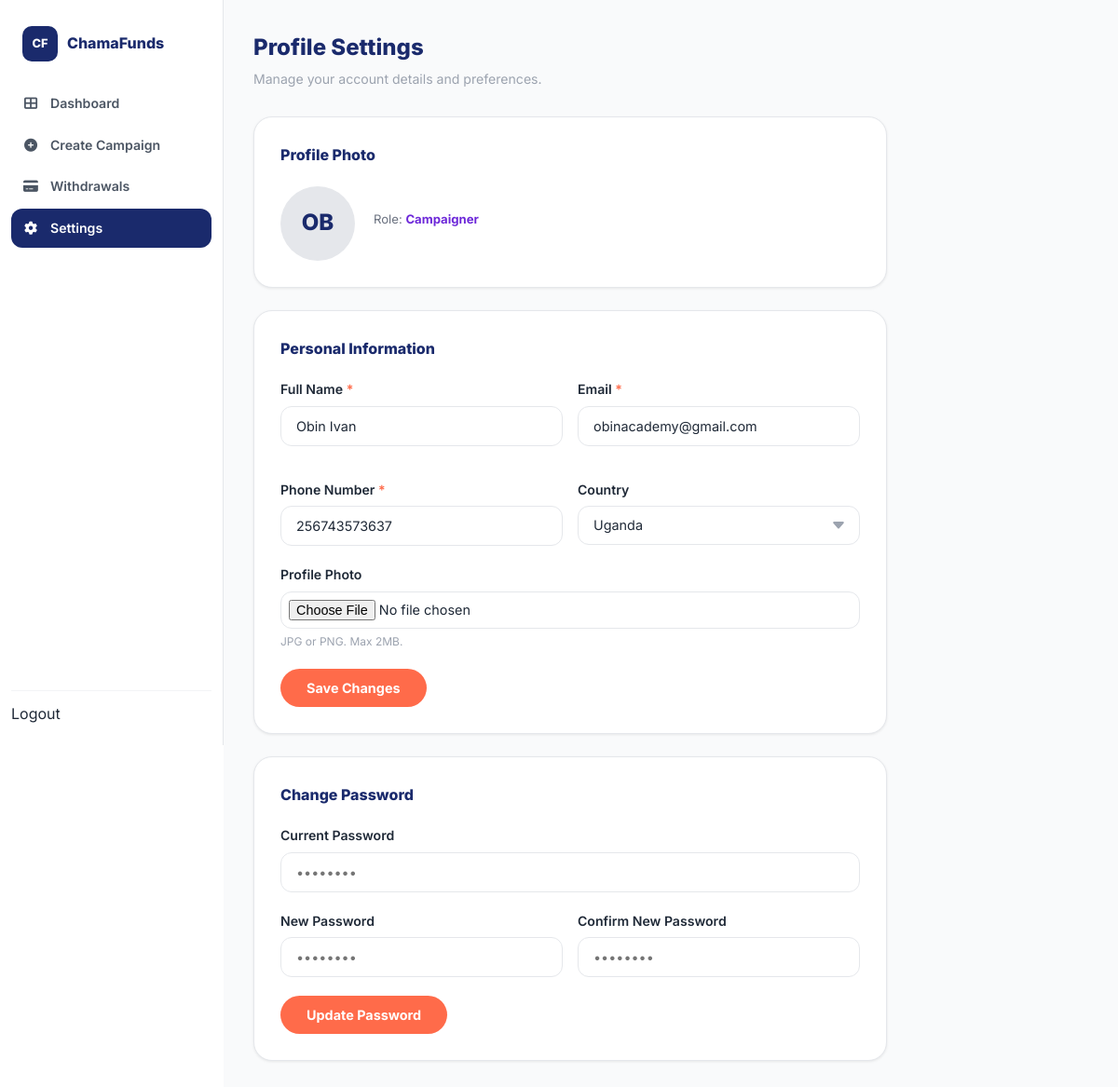
The page /profile.php (signed in) on the database its author committed.
### tables this page shows
CREATE TABLE `users` (
  `user_id` int(11) NOT NULL,
  `full_name` varchar(100) NOT NULL,
  `email` varchar(100) NOT NULL,
  `phone` varchar(20) NOT NULL,
  `password_hash` varchar(255) NOT NULL,
  `role` enum('admin','campaigner','donor') NOT NULL DEFAULT 'donor',
  `country` varchar(50) DEFAULT 'Uganda',
  `avatar_url` varchar(255) DEFAULT NULL,
  `is_active` tinyint(1) DEFAULT 1,
  `is_verified` tinyint(1) DEFAULT 0,
  `two_factor_enabled` tinyint(1) DEFAULT 0,
  `last_login` timestamp NULL DEFAULT NULL,
  `created_at` timestamp NULL DEFAULT current_timestamp(),
  `updated_at` timestamp NULL DEFAULT current_timestamp() ON UPDATE current_timestamp()
);

### profile.php (the view, shortened to what this page needs)
<?php
require_once __DIR__ . '/includes/config.php';
$uid  = (int)$_SESSION['user_id'];
$userRow = $conn->query(
    "SELECT * FROM users WHERE user_id = $uid LIMIT 1"
)->fetch_assoc();
?>
<!DOCTYPE html>
<html lang="en">
<head>
  <link rel="stylesheet" href="https://cdnjs.cloudflare.com/ajax/libs/font-awesome/6.5.0/css/all.min.css" />
  <link rel="stylesheet" href="<?= BASE ?>/css/style.css?v=<?= @filemtime(__DIR__ . '/css/style.css') ?: time() ?>" />
</head>
<body>
<div class="dashboard-layout">
  <aside class="sidebar">
    <div class="sidebar-brand"><div class="navbar-logo">CF</div><span style="font-weight:800;color:#1A2A6C;">ChamaFunds</span></div>
    <nav class="sidebar-nav">
      <a href="<?= BASE ?>/dashboard.php" class="sidebar-link"><i class="fas fa-th-large"></i>Dashboard</a>
      <a href="<?= BASE ?>/create-campaign.php" class="sidebar-link"><i class="fas fa-plus-circle"></i>Create Campaign</a>
      <a href="<?= BASE ?>/withdraw.php" class="sidebar-link"><i class="fas fa-credit-card"></i>Withdrawals</a>
      <a href="<?= BASE ?>/profile.php" class="sidebar-link active"><i class="fas fa-cog"></i>Settings</a>
    </nav>
    <div class="sidebar-footer"><a href="<?= BASE ?>/logout.php">Logout</a></div>
  </aside>
  <main class="main-content">
    <div class="page-header"><h1>Profile Settings</h1><p>Manage your account details and preferences.</p></div>
    <div style="max-width:680px;">
      <div class="card" style="padding:28px;margin-bottom:24px;">
        <h2 style="font-weight:800;color:#1A2A6C;margin-bottom:20px;font-size:1rem;">Profile Photo</h2>
        <div style="display:flex;align-items:center;gap:20px;flex-wrap:wrap;">
          <div style="width:80px;height:80px;border-radius:50%;background:#e5e7eb;display:flex;align-items:center;justify-content:center;font-weight:800;font-size:1.5rem;color:#1A2A6C;flex-shrink:0;overflow:hidden;">
            <?php if ($userRow['avatar_url']): ?>
              <img src="<?= htmlspecialchars(imgUrl($userRow['avatar_url'])) ?>" style="width:100%;height:100%;object-fit:cover;" alt="Avatar" />
            <?php else: ?>
              <?= strtoupper(substr($userRow['full_name'], 0, 2)) ?>
            <?php endif; ?>
          </div>
          <div>
            <p style="font-size:.82rem;color:#6b7280;margin-bottom:8px;">Role: <strong style="color:<?= $userRow['role'] === 'admin' ? '#1e40af' : ($userRow['role'] === 'campaigner' ? '#6d28d9' : '#065f46') ?>;"><?= ucfirst($userRow['role']) ?></strong></p>
          </div>
        </div>
      </div>
      <div class="card" style="padding:28px;margin-bottom:24px;">
        <h2 style="font-weight:800;color:#1A2A6C;margin-bottom:20px;font-size:1rem;">Personal Information</h2>
        <form id="profileForm" enctype="multipart/form-data">
          <div class="grid-2">
            <div class="form-group">
              <label class="form-label">Full Name <span class="required">*</span></label>
              <input type="text" name="full_name" class="form-input" value="<?= htmlspecialchars($userRow['full_name']) ?>" required />
            </div>
            <div class="form-group">
              <label class="form-label">Email <span class="required">*</span></label>
              <input type="email" name="email" class="form-input" value="<?= htmlspecialchars($userRow['email']) ?>" required />
            </div>
            <div class="form-group">
              <label class="form-label">Phone Number <span class="required">*</span></label>
              <input type="tel" name="phone" class="form-input" value="<?= htmlspecialchars($userRow['phone']) ?>" required />
            </div>
            <div class="form-group">
              <label class="form-label">Country</label>
              <select name="country" class="form-input">
                <?php foreach (['Uganda','Kenya','Rwanda','Nigeria','Zambia','Senegal'] as $ctry): ?>
                <option <?= $userRow['country'] === $ctry ? 'selected' : '' ?>><?= $ctry ?></option>
                <?php endforeach; ?>
              </select>
            </div>
          </div>
          <div class="form-group">
            <label class="form-label">Profile Photo</label>
            <input type="file" name="avatar" class="form-input" accept="image/*" style="padding:8px;" />
            <p style="font-size:.75rem;color:#9ca3af;margin-top:4px;">JPG or PNG. Max 2MB.</p>
          </div>
          <button type="submit" id="profileBtn" class="btn btn-primary">Save Changes</button>
        </form>
      </div>
      <div class="card" style="padding:28px;margin-bottom:24px;">
        <h2 style="font-weight:800;color:#1A2A6C;margin-bottom:20px;font-size:1rem;">Change Password</h2>
        <form id="passwordForm">
          <div class="form-group">
            <label class="form-label">Current Password</label>
            <input type="password" name="current_password" class="form-input" placeholder="••••••••" required />
          </div>
          <div class="grid-2">
            <div class="form-group">
              <label class="form-label">New Password</label>
              <input type="password" name="new_password" id="newPw" class="form-input" placeholder="••••••••" required />
            </div>
            <div class="form-group">
              <label class="form-label">Confirm New Password</label>
              <input type="password" name="confirm_password" id="confirmPw" class="form-input" placeholder="••••••••" required />
            </div>
          </div>
          <button type="submit" id="pwBtn" class="btn btn-primary">Update Password</button>
        </form>
      </div>
    </div>
  </main>
</div>
</body>
</html>

### css/style.css (style rules this page uses)
:root { --navy: #1A2A6C; --navy-dark: #111d4e; --coral: #FF6B4A; --coral-dark: #e85a3a; --gray-50: #f9fafb; --gray-100: #f3f4f6; --gray-200: #e5e7eb; --gray-400: #9ca3af; --gray-500: #6b7280; --gray-600: #4b5563; --gray-800: #1f2937; --gray-900: #111827; --green-500: #10b981; --yellow-400: #facc15; --white: #ffffff; --shadow-sm: 0 1px 3px rgba(0,0,0,.08); --shadow-md: 0 4px 16px rgba(26,42,108,.10); --shadow-lg: 0 8px 32px rgba(26,42,108,.14); --radius-sm: 8px; --radius-md: 12px; --radius-lg: 20px; --radius-xl: 28px; --max-w: 1280px; --transition: all .2s ease; }
*, *::before, *::after { box-sizing: border-box; margin: 0; padding: 0; }
html { scroll-behavior: smooth; }
body { font-family: 'Inter', sans-serif; font-size: 16px; line-height: 1.6; color: var(--gray-800); background: var(--white); }
a { text-decoration: none; color: inherit; }
button { cursor: pointer; border: none; background: none; font-family: inherit; }
input, select, textarea { font-family: inherit; }
:root { --max-w: 1400px; }
.btn { display: inline-flex; align-items: center; gap: 8px; padding: 12px 28px; border-radius: 99px; font-weight: 700; font-size: .9rem; transition: var(--transition); white-space: nowrap; }
.btn-primary { background: var(--coral); color: var(--white); }
.navbar-logo { width: 38px; height: 38px; background: var(--navy); border-radius: 10px; display: flex; align-items: center; justify-content: center; color: var(--white); font-weight: 800; font-size: .8rem; }
.card { background: var(--white); border-radius: var(--radius-lg); border: 1px solid var(--gray-200); box-shadow: var(--shadow-sm); overflow: hidden; transition: var(--transition); }
.form-group { margin-bottom: 20px; }
.form-label { display: block; font-size: .88rem; font-weight: 600; color: var(--gray-700); margin-bottom: 6px; }
.form-label .required { color: var(--coral); }
.form-input { width: 100%; padding: 12px 16px; border: 1.5px solid var(--gray-200); border-radius: var(--radius-md); font-size: .9rem; color: var(--gray-800); background: var(--white); outline: none; transition: var(--transition); }
select.form-input { appearance: none; background-repeat: no-repeat; background-position: right 14px center; padding-right: 40px; }
.dashboard-layout { display: flex; min-height: 100vh; padding-top: 0; }
.sidebar { width: 240px; flex-shrink: 0; background: var(--white); border-right: 1px solid var(--gray-200); position: sticky; top: 0; height: 100vh; display: flex; flex-direction: column; padding: 20px 12px; overflow-y: auto; }
.sidebar-brand { display: flex; align-items: center; gap: 10px; padding: 8px 12px 24px; }
.sidebar-nav { flex: 1; }
.sidebar-link { display: flex; align-items: center; gap: 12px; padding: 10px 12px; border-radius: var(--radius-md); font-size: .88rem; font-weight: 600; color: var(--gray-600); transition: var(--transition); margin-bottom: 2px; }
.sidebar-link.active { background: var(--navy); color: var(--white); }
.sidebar-link i { width: 18px; text-align: center; }
.sidebar-footer { border-top: 1px solid var(--gray-100); padding-top: 12px; }
.main-content { flex: 1; background: var(--gray-50); padding: 32px; min-width: 0; }
.page-header { margin-bottom: 28px; }
.page-header h1 { font-size: 1.5rem; font-weight: 800; color: var(--navy); }
.page-header p { color: var(--gray-400); font-size: .88rem; margin-top: 4px; }
.grid-2 { display: grid; grid-template-columns: 1fr 1fr; gap: 16px; }

### rows shown on the page
users: full_name "OB", role "Campaigner", full_name "Obin Ivan", email "obinacademy@gmail.com", phone "256743573637", country "Uganda"
